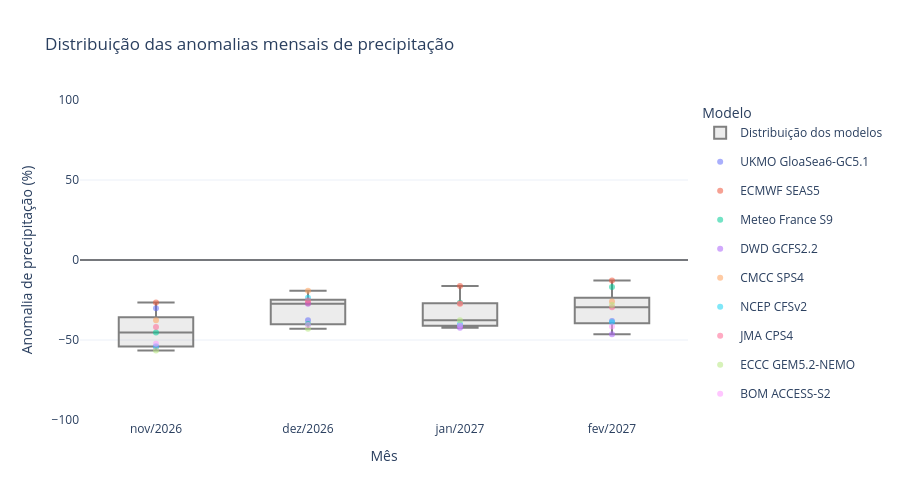

Notebook code cell kept with this figure:
### Markdown cell above
## Model anomaly distributions

Each monthly box contains the basin anomalies of the nine centres, with individual
model points identified in hover labels. These describe spread across models, not
individual ensemble members. `show_median` controls the prominent black median overlay;
the boxplot's intrinsic median remains visible.

`height` sets the figure height in pixels (default 700). `yaxis_range=(minimum, maximum)`
sets exact limits in the selected unit; omit it or use `None` for automatic scaling.
A symmetric range centers zero. The percentage example uses `(-100, 100)` because
some current model anomalies are below -60%. Use `(-60, 60)` for that specific view;
values outside those bounds will be hidden.

### Code cell
rainfall.plot_rainfall_anomaly_boxplot(
    unit="%",
    show_median=False,
    height=500,
    yaxis_range=(-100, 100),
).show()

### Figure 1 — Plotly figure (JSON) as saved in the notebook; plotly's stock layout.template omitted (floating-point values rounded to 4 significant figures)
{"data": [{"boxpoints": false, "fillcolor": "rgba(128,128,128,0.15)", "hovertemplate": "Anomalia: %{y:.1f} %<extra>Distribuição dos modelos</extra>", "legendgroup": "distribution", "line": {"color": "gray"}, "name": "Distribuição dos modelos", "showlegend": true, "type": "box", "x": ["nov/2026", "nov/2026", "nov/2026", "nov/2026", "nov/2026", "nov/2026", "nov/2026", "nov/2026", "nov/2026"], "y": [-30.22, -26.56, -45.34, -54.54, -37.59, -53.96, -41.89, -56.62, -52.31]}, {"boxpoints": false, "fillcolor": "rgba(128,128,128,0.15)", "hovertemplate": "Anomalia: %{y:.1f} %<extra>Distribuição dos modelos</extra>", "legendgroup": "distribution", "line": {"color": "gray"}, "name": "Distribuição dos modelos", "showlegend": false, "type": "box", "x": ["dez/2026", "dez/2026", "dez/2026", "dez/2026", "dez/2026", "dez/2026", "dez/2026", "dez/2026", "dez/2026"], "y": [-37.7, -27.01, -40.03, -27.36, -19.29, -23.63, -25.35, -42.99, -40.67]}, {"boxpoints": false, "fillcolor": "rgba(128,128,128,0.15)", "hovertemplate": "Anomalia: %{y:.1f} %<extra>Distribuição dos modelos</extra>", "legendgroup": "distribution", "line": {"color": "gray"}, "name": "Distribuição dos modelos", "showlegend": false, "type": "box", "x": ["jan/2027", "jan/2027", "jan/2027", "jan/2027", "jan/2027", "jan/2027", "jan/2027", "jan/2027", "jan/2027"], "y": [-41.03, -16.32, -26.74, -42.36, -27.41, -40.07, -27.22, -37.69, -41.13]}, {"boxpoints": false, "fillcolor": "rgba(128,128,128,0.15)", "hovertemplate": "Anomalia: %{y:.1f} %<extra>Distribuição dos modelos</extra>", "legendgroup": "distribution", "line": {"color": "gray"}, "name": "Distribuição dos modelos", "showlegend": false, "type": "box", "x": ["fev/2027", "fev/2027", "fev/2027", "fev/2027", "fev/2027", "fev/2027", "fev/2027", "fev/2027", "fev/2027"], "y": [-38.16, -12.85, -16.94, -46.34, -25.88, -38.94, -29.59, -28.07, -41.5]}, {"hovertemplate": "Mês: %{x}<br>Anomalia: %{y:.1f} %<extra>%{fullData.name}</extra>", "marker": {"color": "#636EFA", "opacity": 0.55, "size": 6}, "mode": "markers", "name": "UKMO GloaSea6-GC5.1", "type": "scatter", "x": ["nov/2026", "dez/2026", "jan/2027", "fev/2027"], "y": [-30.22, -37.7, -41.03, -38.16]}, {"hovertemplate": "Mês: %{x}<br>Anomalia: %{y:.1f} %<extra>%{fullData.name}</extra>", "marker": {"color": "#EF553B", "opacity": 0.55, "size": 6}, "mode": "markers", "name": "ECMWF SEAS5", "type": "scatter", "x": ["nov/2026", "dez/2026", "jan/2027", "fev/2027"], "y": [-26.56, -27.01, -16.32, -12.85]}, {"hovertemplate": "Mês: %{x}<br>Anomalia: %{y:.1f} %<extra>%{fullData.name}</extra>", "marker": {"color": "#00CC96", "opacity": 0.55, "size": 6}, "mode": "markers", "name": "Meteo France S9", "type": "scatter", "x": ["nov/2026", "dez/2026", "jan/2027", "fev/2027"], "y": [-45.34, -40.03, -26.74, -16.94]}, {"hovertemplate": "Mês: %{x}<br>Anomalia: %{y:.1f} %<extra>%{fullData.name}</extra>", "marker": {"color": "#AB63FA", "opacity": 0.55, "size": 6}, "mode": "markers", "name": "DWD GCFS2.2", "type": "scatter", "x": ["nov/2026", "dez/2026", "jan/2027", "fev/2027"], "y": [-54.54, -27.36, -42.36, -46.34]}, {"hovertemplate": "Mês: %{x}<br>Anomalia: %{y:.1f} %<extra>%{fullData.name}</extra>", "marker": {"color": "#FFA15A", "opacity": 0.55, "size": 6}, "mode": "markers", "name": "CMCC SPS4", "type": "scatter", "x": ["nov/2026", "dez/2026", "jan/2027", "fev/2027"], "y": [-37.59, -19.29, -27.41, -25.88]}, {"hovertemplate": "Mês: %{x}<br>Anomalia: %{y:.1f} %<extra>%{fullData.name}</extra>", "marker": {"color": "#19D3F3", "opacity": 0.55, "size": 6}, "mode": "markers", "name": "NCEP CFSv2", "type": "scatter", "x": ["nov/2026", "dez/2026", "jan/2027", "fev/2027"], "y": [-53.96, -23.63, -40.07, -38.94]}, {"hovertemplate": "Mês: %{x}<br>Anomalia: %{y:.1f} %<extra>%{fullData.name}</extra>", "marker": {"color": "#FF6692", "opacity": 0.55, "size": 6}, "mode": "markers", "name": "JMA CPS4", "type": "scatter", "x": ["nov/2026", "dez/2026", "jan/2027", "fev/2027"], "y": [-41.89, -25.35, -27.22, -29.59]}, {"hovertemplate": "Mês: %{x}<br>Anomalia: %{y:.1f} %<extra>%{fullData.name}</extra>", "marker": {"color": "#B6E880", "opacity": 0.55, "size": 6}, "mode": "markers", "name": "ECCC GEM5.2-NEMO", "type": "scatter", "x": ["nov/2026", "dez/2026", "jan/2027", "fev/2027"], "y": [-56.62, -42.99, -37.69, -28.07]}, {"hovertemplate": "Mês: %{x}<br>Anomalia: %{y:.1f} %<extra>%{fullData.name}</extra>", "marker": {"color": "#FF97FF", "opacity": 0.55, "size": 6}, "mode": "markers", "name": "BOM ACCESS-S2", "type": "scatter", "x": ["nov/2026", "dez/2026", "jan/2027", "fev/2027"], "y": [-52.31, -40.67, -41.13, -41.5]}], "layout": {"height": 500, "hovermode": "x unified", "legend": {"title": {"text": "Modelo"}}, "separators": ",.", "shapes": [{"line": {"color": "black", "width": 1}, "type": "line", "x0": 0, "x1": 1, "xref": "x domain", "y0": 0, "y1": 0, "yref": "y"}], "title": {"text": "Distribuição das anomalias mensais de precipitação"}, "xaxis": {"title": {"text": "Mês"}}, "yaxis": {"range": [-100, 100], "title": {"text": "Anomalia de precipitação (%)"}}}}
